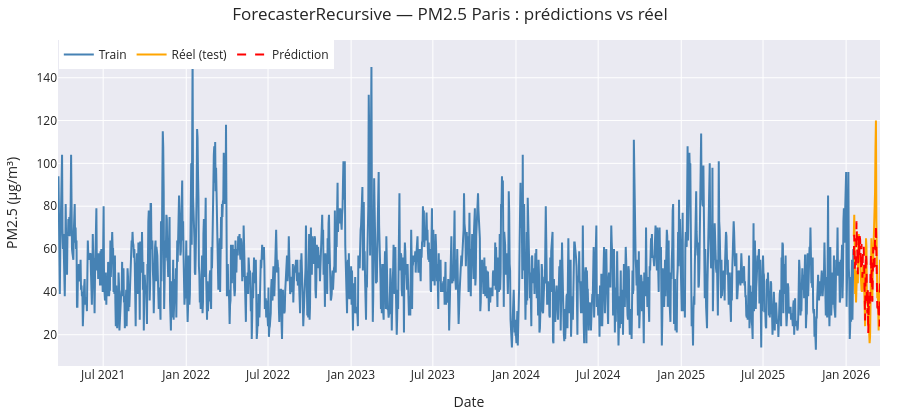

The notebook cell saved with this chart:
### Code cell
from sklearn.metrics import mean_squared_error, mean_absolute_error, r2_score
import numpy as np
# Prédiction sur le test set
# ==============================================================================
predictions = forecaster.predict(steps=len(data_test), exog=exog_test)
# Valeurs réelles (data_test est déjà indexé par date après asfreq)
y_true = data_test["pm25"]
# Métriques
mae  = mean_absolute_error(y_true, predictions)
rmse = np.sqrt(mean_squared_error(y_true, predictions))
r2   = r2_score(y_true, predictions)
print("=" * 42)
print(f"  Test set : {y_true.index[0].date()} → {y_true.index[-1].date()} ({len(y_true)} jours)")
print(f"  MAE  : {mae:.2f} µg/m³")
print(f"  RMSE : {rmse:.2f} µg/m³")
print(f"  R²   : {r2:.4f}")
print("=" * 42)
# Visualisation prédictions vs réel
# ==============================================================================
fig = go.Figure()
fig.add_trace(go.Scatter(x=data_train.index, y=data_train["pm25"],
                         mode='lines', name='Train', line=dict(color='steelblue')))
fig.add_trace(go.Scatter(x=y_true.index, y=y_true,
                         mode='lines', name='Réel (test)', line=dict(color='orange')))
fig.add_trace(go.Scatter(x=predictions.index, y=predictions,
                         mode='lines', name='Prédiction', line=dict(color='red', dash='dash')))
fig.update_layout(
    title="ForecasterRecursive — PM2.5 Paris : prédictions vs réel",
    xaxis_title="Date",
    yaxis_title="PM2.5 (µg/m³)",
    legend=dict(orientation="h", yanchor="top", y=1, xanchor="left", x=0.001),
    width=900, height=420,
    margin=dict(l=20, r=20, t=40, b=20)
)
fig.show()
